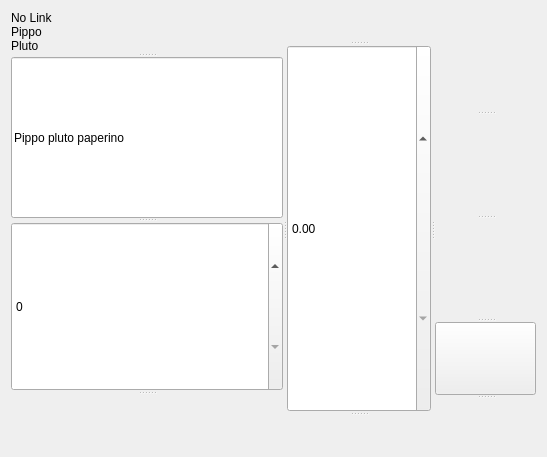
<?xml version="1.0" encoding="UTF-8"?>
<ui version="4.0">
 <class>WShowHide</class>
 <widget class="QWidget" name="WShowHide">
  <property name="geometry">
   <rect>
    <x>0</x>
    <y>0</y>
    <width>547</width>
    <height>457</height>
   </rect>
  </property>
  <property name="sizePolicy">
   <sizepolicy hsizetype="Preferred" vsizetype="Ignored">
    <horstretch>0</horstretch>
    <verstretch>0</verstretch>
   </sizepolicy>
  </property>
  <property name="windowTitle">
   <string>Form</string>
  </property>
  <layout class="QVBoxLayout" name="verticalLayout">
   <item>
    <widget class="QSplitter" name="splitter_4">
     <property name="orientation">
      <enum>Qt::Horizontal</enum>
     </property>
     <widget class="QSplitter" name="splitter">
      <property name="orientation">
       <enum>Qt::Vertical</enum>
      </property>
      <widget class="TLabel" name="tLabel">
       <property name="sizePolicy">
        <sizepolicy hsizetype="Minimum" vsizetype="MinimumExpanding">
         <horstretch>0</horstretch>
         <verstretch>0</verstretch>
        </sizepolicy>
       </property>
       <property name="text">
        <string>No Link
Pippo
Pluto</string>
       </property>
      </widget>
      <widget class="TLineEdit" name="tLineEdit">
       <property name="sizePolicy">
        <sizepolicy hsizetype="Expanding" vsizetype="Minimum">
         <horstretch>1</horstretch>
         <verstretch>2</verstretch>
        </sizepolicy>
       </property>
       <property name="text">
        <string>Pippo pluto paperino</string>
       </property>
      </widget>
      <widget class="TSpinBox" name="tSpinBox">
       <property name="sizePolicy">
        <sizepolicy hsizetype="Minimum" vsizetype="Minimum">
         <horstretch>0</horstretch>
         <verstretch>2</verstretch>
        </sizepolicy>
       </property>
      </widget>
      <widget class="TSimpleLabel" name="tSimpleLabel">
       <property name="sizePolicy">
        <sizepolicy hsizetype="Preferred" vsizetype="Minimum">
         <horstretch>1</horstretch>
         <verstretch>1</verstretch>
        </sizepolicy>
       </property>
      </widget>
     </widget>
     <widget class="QSplitter" name="splitter_2">
      <property name="orientation">
       <enum>Qt::Vertical</enum>
      </property>
      <widget class="TTable" name="tTable">
       <property name="sizePolicy">
        <sizepolicy hsizetype="MinimumExpanding" vsizetype="MinimumExpanding">
         <horstretch>1</horstretch>
         <verstretch>0</verstretch>
        </sizepolicy>
       </property>
      </widget>
      <widget class="TDoubleSpinBox" name="tDoubleSpinBox">
       <property name="sizePolicy">
        <sizepolicy hsizetype="Minimum" vsizetype="Minimum">
         <horstretch>0</horstretch>
         <verstretch>1</verstretch>
        </sizepolicy>
       </property>
      </widget>
      <widget class="TCircularGauge" name="tCircularGauge"/>
     </widget>
     <widget class="QSplitter" name="splitter_3">
      <property name="orientation">
       <enum>Qt::Vertical</enum>
      </property>
      <widget class="TLinearGauge" name="tLinearGauge"/>
      <widget class="TNumeric" name="tNumeric"/>
      <widget class="TApplyNumeric" name="tApplyNumeric_2"/>
      <widget class="TPushButton" name="tPushButton"/>
      <widget class="TReaderWriter" name="tReaderWriter"/>
     </widget>
    </widget>
   </item>
  </layout>
 </widget>
 <customwidgets>
  <customwidget>
   <class>TSimpleLabel</class>
   <extends>QLabel</extends>
   <header>TSimpleLabel</header>
  </customwidget>
  <customwidget>
   <class>TLabel</class>
   <extends>ELabel</extends>
   <header>TLabel</header>
  </customwidget>
  <customwidget>
   <class>TTable</class>
   <extends>EFlag</extends>
   <header>TTable</header>
  </customwidget>
  <customwidget>
   <class>TLineEdit</class>
   <extends>QLineEdit</extends>
   <header>TLineEdit</header>
  </customwidget>
  <customwidget>
   <class>TSpinBox</class>
   <extends>QSpinBox</extends>
   <header>TSpinBox</header>
  </customwidget>
  <customwidget>
   <class>TDoubleSpinBox</class>
   <extends>QDoubleSpinBox</extends>
   <header>TDoubleSpinBox</header>
  </customwidget>
  <customwidget>
   <class>TLinearGauge</class>
   <extends>ELinearGauge</extends>
   <header>TLinearGauge</header>
  </customwidget>
  <customwidget>
   <class>TCircularGauge</class>
   <extends>ECircularGauge</extends>
   <header>TCircularGauge</header>
  </customwidget>
  <customwidget>
   <class>TNumeric</class>
   <extends>ENumeric</extends>
   <header>TNumeric</header>
  </customwidget>
  <customwidget>
   <class>TApplyNumeric</class>
   <extends>EApplyNumeric</extends>
   <header>TApplyNumeric</header>
  </customwidget>
  <customwidget>
   <class>TPushButton</class>
   <extends>QPushButton</extends>
   <header>TPushButton</header>
  </customwidget>
  <customwidget>
   <class>TReaderWriter</class>
   <extends>TLabel</extends>
   <header>TReaderWriter</header>
  </customwidget>
  <customwidget>
   <class>ELabel</class>
   <extends>QLabel</extends>
   <header>ELabel</header>
  </customwidget>
  <customwidget>
   <class>EFlag</class>
   <extends>QWidget</extends>
   <header>EFlag</header>
  </customwidget>
  <customwidget>
   <class>ELinearGauge</class>
   <extends>QWidget</extends>
   <header>EGauge</header>
  </customwidget>
  <customwidget>
   <class>ECircularGauge</class>
   <extends>QWidget</extends>
   <header>EGauge</header>
  </customwidget>
  <customwidget>
   <class>ENumeric</class>
   <extends>QWidget</extends>
   <header>ENumeric</header>
  </customwidget>
  <customwidget>
   <class>EApplyNumeric</class>
   <extends>QWidget</extends>
   <header>EApplyNumeric</header>
  </customwidget>
 </customwidgets>
 <resources/>
 <connections/>
</ui>
